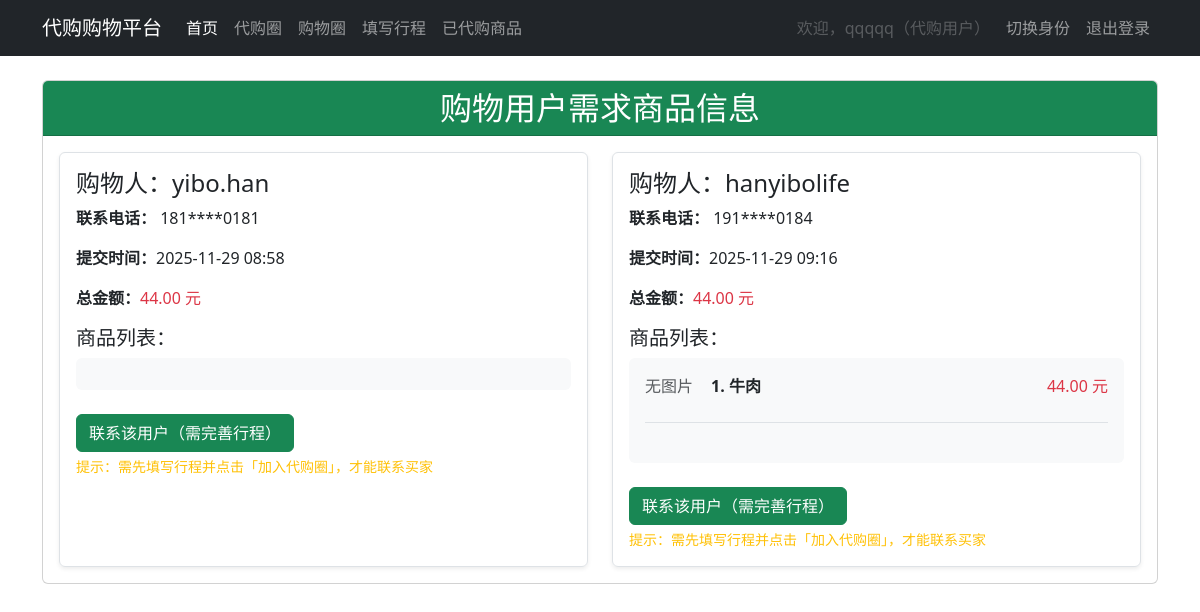
The page /shopping/shopping-circle (signed in) on the database its author committed.
### app/models/user.py (models this page shows, shortened)
class User(UserMixin, db.Model):
    id = db.Column(db.Integer, primary_key=True)
    username = db.Column(db.String(20), unique=True, nullable=False)
    phone = db.Column(db.String(11), unique=True, nullable=False)
    is_agent = db.Column(db.Boolean, nullable=True)  # True:代购, False:非代购
    created_at = db.Column(db.DateTime, default=datetime.utcnow)
    agent_info = db.relationship('AgentInfo', backref='user', lazy=True, uselist=False)
    shopping_info = db.relationship('ShoppingInfo', backref='user', lazy=True)
    shopping_circle = db.relationship('ShoppingCircle', backref='user', lazy=True, uselist=False)
    buyer_bindings = db.relationship(
        'Binding',
        foreign_keys='Binding.buyer_id',
        backref='buyer_user',
        lazy='dynamic'
    )
    agent_bindings = db.relationship(
        'Binding',
        foreign_keys='Binding.agent_id',
        backref='agent_user',
        lazy='dynamic'
    )

### app/models/shopping.py (models this page shows)
class ShoppingCircle(db.Model):
    id = db.Column(db.Integer, primary_key=True)
    user_id = db.Column(db.Integer, db.ForeignKey('user.id'), unique=True, nullable=False)
    total_price = db.Column(db.Float, nullable=False)
    submit_time = db.Column(db.DateTime, default=datetime.utcnow)

class ShoppingInfo(db.Model):
    id = db.Column(db.Integer, primary_key=True)
    serial_number = db.Column(db.String(20), nullable=False)
    product_name = db.Column(db.String(100), nullable=False)
    product_image = db.Column(db.String(100), nullable=True)
    description = db.Column(db.Text, nullable=True)
    price = db.Column(db.Float, nullable=False)
    user_id = db.Column(db.Integer, db.ForeignKey('user.id'), nullable=False)

### app/routes/shopping.py (the view)
@shopping_bp.route('/shopping-circle')
@login_required
def shopping_circle():
    if not current_user.is_authenticated:
        return redirect(url_for('auth.login'))
    elif not current_user.is_agent:
        flash('仅代购用户可访问购物圈', 'warning')
        return redirect(url_for('auth.choice'))
    non_agent_users = User.query.filter_by(is_agent=False).all()
    shopping_data = [
        {
            "user": user,
            "circle_info": shopping_circle,
            "products": ShoppingInfo.query.filter_by(user_id=user.id).all(),
        }
        for user in non_agent_users
        if (shopping_circle := ShoppingCircle.query.filter_by(user_id=user.id).first())
           and not Binding.query.filter_by(buyer_id=user.id).first()
    ]
    has_valid_itinerary = False
    agent_itinerary = current_user.agent_itinerary
    if agent_itinerary:
        if agent_itinerary.is_submitted and agent_itinerary.time >= datetime.now():
            has_valid_itinerary = True
    return render_template(
        'shopping_circle.html',
        shopping_data=shopping_data,
        has_valid_itinerary=has_valid_itinerary
    )

### templates/shopping_circle.html (shortened to what this page needs)
{% extends "base.html" %}
{% block content %}
    <div class="card">
        <div class="card-header bg-success text-white">
            <h2 class="text-center mb-0">购物用户需求商品信息</h2>
        </div>
        <div class="card-body">
            {% if shopping_data %}
                <div class="row g-4">
                    {% for data in shopping_data %}
                        <div class="col-md-6">
                            <div class="border p-3 rounded shadow-sm h-100">
                                <h4>购物人：{{ data.user.username }}</h4>
                                <p>
                                    <strong>联系电话：</strong>
                                    {% if data.user.phone %}
                                        {{ data.user.phone[:3] }}****{{ data.user.phone[-4:] }}
                                    {% else %}
                                        未填写
                                    {% endif %}
                                </p>
                                <p><strong>提交时间：</strong>{{ data.circle_info.submit_time.strftime('%Y-%m-%d %H:%M') }}</p>
                                <p><strong>总金额：</strong><span class="text-danger">{{ "%.2f"|format(data.circle_info.total_price) }} 元</span></p>
                                <div class="mt-3">
                                    <h5>商品列表：</h5>
                                    <div class="bg-light p-3 rounded">
                                        {% for product in data.products %}
                                            <div class="mb-4 pb-4 border-bottom">
                                                <div class="d-flex gap-3 align-items-center">
                                                    <div class="flex-shrink-0">
                                                        {% if product.product_image %}
                                                            {% set image_path = url_for('static', filename='uploads/' + product.product_image) %}
                                                            <button type="button" class="btn p-0" data-bs-toggle="modal" data-bs-target="#imageModal{{ product.id }}" title="查看大图">
                                                                <img
                                                                    src="{{ image_path }}"
                                                                    alt="{{ product.product_name }}"
                                                                    style="width: 50px; height: 50px; object-fit: cover; border-radius: 4px; border: 1px solid #eee;"
                                                                    onerror="this.onerror=null; this.src='{{ url_for('static', filename='images/default-product.png') }}'"
                                                                />
                                                            </button>
                                                            <div class="modal fade" id="imageModal{{ product.id }}" tabindex="-1" aria-hidden="true">
                                                                <div class="modal-dialog modal-lg modal-dialog-centered">
                                                                    <div class="modal-content">
                                                                        <div class="modal-header">
                                                                            <h5 class="modal-title">{{ product.product_name }}</h5>
                                                                            <button type="button" class="btn-close" data-bs-dismiss="modal" aria-label="Close"></button>
                                                                        </div>
                                                                        <div class="modal-body p-0">
                                                                            <img
                                                                                src="{{ image_path if product.product_image else url_for('static', filename='images/default-product.png') }}"
                                                                                alt="{{ product.product_name }}"
                                                                                style="width: 100%; height: auto; object-fit: contain;"
                                                                            />
                                                                        </div>
                                                                    </div>
                                                                </div>
                                                            </div>
                                                        {% else %}
                                                            <span class="text-muted" style="width: 50px; display: inline-block;">无图片</span>
                                                        {% endif %}
                                                    </div>
                                                    <div class="flex-grow-1">
                                                        <div class="d-flex justify-content-between align-items-center">
                                                            <span class="fw-bold">{{ product.serial_number }}. {{ product.product_name }}</span>
                                                            <span class="text-danger">{{ "%.2f"|format(product.price) }} 元</span>
                                                        </div>
                                                    </div>
                                                </div>
                                            </div>
                                        {% endfor %}
                                    </div>
                                </div>
                                <div class="mt-4">
                                    {% if current_user.is_authenticated and current_user.is_agent %}
                                        {% if has_valid_itinerary %}
                                            <a href="{{ url_for('binding.bind_buyer_direct_confirm', buyer_id=data.user.id) }}" class="btn btn-success" onclick="return confirm('确定要直接绑定该买家吗？绑定后状态为已确认！')">
                                                <i class="bi bi-handshake"></i> 联系并确认绑定
                                            </a>
                                        {% else %}
                                            <a href="{{ url_for('agent.agent_info', redirect_source='shopping_circle', target_buyer_id=data.user.id) }}" class="btn btn-success">
                                                 联系该用户（需完善行程）
                                            </a>
                                            <div class="form-text text-warning mt-1">
                                                提示：需先填写行程并点击「加入代购圈」，才能联系买家
                                            </div>
                                        {% endif %}
                                    {% endif %}
                                </div>
                            </div>
                        </div>
                    {% endfor %}
                </div>
            {% else %}
                <div class="text-center p-5">
                    <p class="fs-5 text-muted">当前暂无未绑定的非代购用户商品信息（所有非代购用户已被绑定或未提交购物信息）</p>
                </div>
            {% endif %}
        </div>
    </div>
    <link rel="stylesheet" href="https://cdn.jsdelivr.net/npm/bootstrap-icons@1.11.1/font/bootstrap-icons.css">
{% endblock %}

### templates/base.html (shortened to what this page needs)
<!DOCTYPE html>
<html lang="zh-CN">
<head>
    <link href="https://cdn.jsdelivr.net/npm/bootstrap@5.3.0/dist/css/bootstrap.min.css" rel="stylesheet">
    <link rel="stylesheet" href="https://cdn.jsdelivr.net/npm/bootstrap-icons@1.10.5/font/bootstrap-icons.css">
</head>
<body>
    <nav class="navbar navbar-expand-lg navbar-dark bg-dark">
        <div class="container">
            <a class="navbar-brand" href="{{ url_for('home') }}">代购购物平台</a>
            <div class="collapse navbar-collapse" id="navbarNav">
                <ul class="navbar-nav me-auto">
                    <li class="nav-item">
                        <a class="nav-link active" aria-current="page" href="{{ url_for('home') }}">首页</a>
                    </li>
                    {% if current_user.is_authenticated %}
                        <li class="nav-item">
                            <a class="nav-link" href="{{ url_for('agent.agent_circle') }}">代购圈</a>
                        </li>
                        {% if current_user.is_agent %}
                            <li class="nav-item">
                                <a class="nav-link" href="{{ url_for('shopping.shopping_circle') }}">购物圈</a>
                            </li>
                        {% endif %}
                        {% if current_user.is_agent %}
                            <li class="nav-item">
                                <a class="nav-link" href="{{ url_for('agent.agent_info') }}">填写行程</a>
                            </li>
                            <li class="nav-item">
                                <a class="nav-link" href="{{ url_for('agent.contacted_trips') }}">已代购商品</a>
                            </li>
                        {% endif %}
                    {% endif %}
                </ul>
                <ul class="navbar-nav">
                    {% if current_user.is_authenticated %}
                        <li class="nav-item">
                            <span class="nav-link disabled">
                                欢迎，{{ current_user.username }}（{{ '代购用户' if current_user.is_agent else '普通用户' }}）
                            </span>
                        </li>
                        <li class="nav-item">
                            <a class="nav-link" href="{{ url_for('auth.choose_identity') }}">切换身份</a>
                        </li>
                        <li class="nav-item">
                            <a class="nav-link" href="{{ url_for('auth.logout') }}">退出登录</a>
                        </li>
                    {% endif %}
                </ul>
            </div>
        </div>
    </nav>
    <div class="container mt-4">
        {% block content %}{% endblock %}
    </div>
</body>
</html>

### rows shown on the page
User: username "qqqqq", is_agent "代购用户"
User: user.username "yibo.han", user "181", user "0181"
ShoppingCircle: circle_info.submit_time "2025-11-29 08:58", circle_info.total_price "44.00"
User: user.username "hanyibolife", user "191", user "0184"
ShoppingCircle: circle_info.submit_time "2025-11-29 09:16", circle_info.total_price "44.00"
ShoppingInfo: shows "无图片", serial_number "1", product_name "牛肉", price "44.00"
